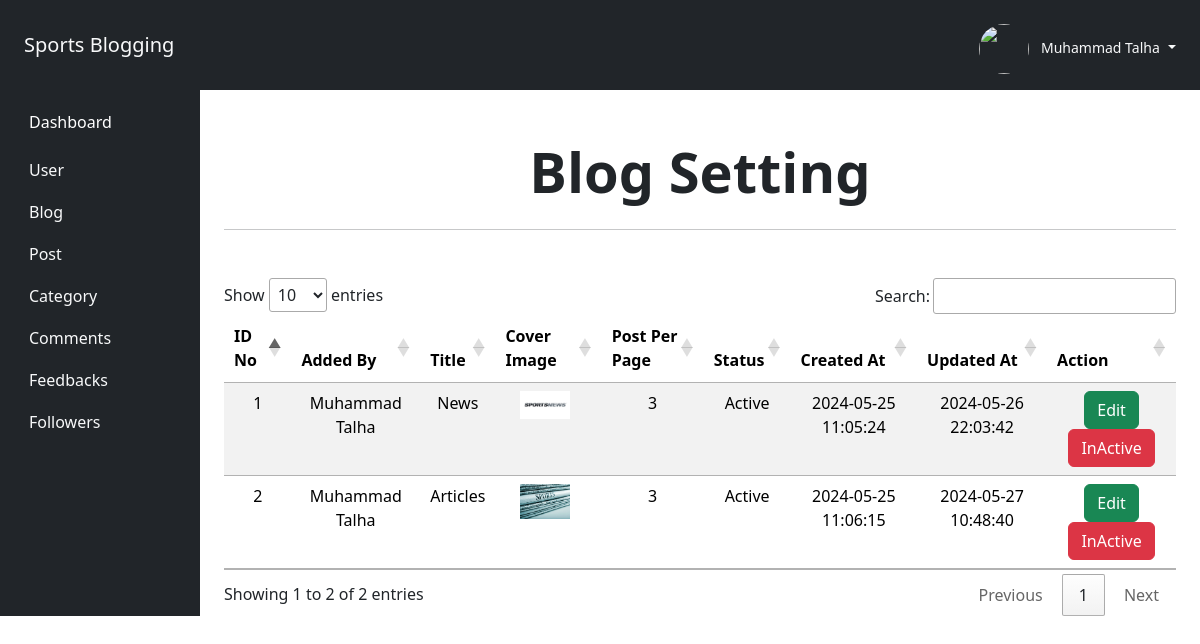
Page /Admin/blog_setting.php (signed in) on the committed database.
### tables this page shows
CREATE TABLE `blog` (
  `blog_id` int(11) NOT NULL AUTO_INCREMENT,
  `user_id` int(11) DEFAULT NULL,
  `blog_title` varchar(200) DEFAULT NULL,
  `post_per_page` int(11) DEFAULT NULL,
  `blog_background_image` text DEFAULT NULL,
  `blog_status` enum('Active','InActive') DEFAULT NULL,
  `created_at` timestamp NOT NULL DEFAULT current_timestamp(),
  `updated_at` timestamp NULL DEFAULT NULL,
  PRIMARY KEY (`blog_id`),
  KEY `user_id` (`user_id`),
  CONSTRAINT `blog_ibfk_1` FOREIGN KEY (`user_id`) REFERENCES `user` (`user_id`) ON DELETE CASCADE ON UPDATE CASCADE
);

### Admin/blog_setting.php (the view, shortened to what this page needs)
<?php
    require("admin_header.php");
    $user_id = $_SESSION['user']['user_id'];
    $query = "SELECT blog.user_id AS User_ID,
                      blog.blog_id AS ID_No,
                      CONCAT(user.first_name, ' ', user.last_name) AS Added_By,
                      blog.blog_title AS Title,
                      blog.blog_background_image AS Cover_Image,
                      blog.post_per_page AS Post_Per_Page,
                      blog.blog_status AS Status,
                      blog.created_at AS Created_At,
                      blog.updated_at AS Updated_At
               FROM blog
               INNER JOIN user
               ON blog.user_id = user.user_id WHERE blog.user_id = '$user_id' ORDER BY blog.blog_id DESC";
    $result = mysqli_query($connection, $query);
?>
    <div class="container-fluid">
        <div class="row">
                <?php
                    require("admin_right_sidebar.php");
                ?>
            <div class="col-10">
                <div class="mt-5">
                    <div class="mt-5 container text-center">
                      <div class="row align-items-stretch">
                        <div class="col-md-12">
                          <h1 class="text-dark display-4 fw-bold text-center mb-4">Blog Setting</h1>
                            <hr class="mb-5" />
                            <table id="blogs_setting" class="table table-striped" style="width:100%">
                                <thead align="center">
                                    <?php if(mysqli_num_rows($result) > 0 ){ ?>
                                    <tr>
                                        <th>ID No</th>
                                        <th>Added By</th>
                                        <th>Title</th>
                                        <th>Cover Image</th>
                                        <th>Post Per Page</th>
                                        <th>Status</th>
                                        <th>Created At</th>
                                        <th>Updated At</th>
                                        <th>Action</th>
                                    </tr>
                                </thead>
                                <tbody>
                                   <?php while($data = mysqli_fetch_assoc($result)){ ?>
                                    <tr>
                                        <td><?= $data['ID_No']?></td>
                                        <td><?= $data['Added_By']?></td>
                                        <td><?= $data['Title']?></td>
                                        <td><img src="<?= $data['Cover_Image']; ?>" class="img-fluid square me-2" width="50"></td>
                                        <td><?= $data['Post_Per_Page']?></td>
                                        <td><?= $data['Status']?></td>
                                        <td><?= $data['Created_At']?></td>
                                        <td><?= $data['Updated_At']?></td>
                                        <td><a class="btn btn-success btn-gradient"href="add_blog.php?action=edit&blog_id=<?=$data["ID_No"]?>">Edit</a>
                                            <?php if ($data['Status'] == 'Active') { ?>
                                                <a class="btn btn-danger btn-gradient" href="blog_setting.php?action=inactive&id=<?=$data['ID_No']?>">InActive</a>
                                            <?php } else { ?>
                                                <a class="btn btn-success btn-gradient" href='blog_setting.php?action=active&id=<?=$data['ID_No']?>'>Active</a>
                                            <?php } ?></td>
                                    </tr>
                                    <?php }?>
                                </tbody>
                                <?php } ?>
                            </table>
                        <link rel="stylesheet" type="text/css" href="https://cdn.datatables.net/1.11.5/css/jquery.dataTables.min.css">
                          </div>
                        </div>
                        </div>
                      </div>
            </div>
        </div>
    </div>

### rows in the picture
blog: blog_id "2", Added_By "Muhammad Talha", blog_title "Articles", blog_background_image (picture), post_per_page "3", blog_status "Active", created_at "2024-05-25 11:06:15", updated_at "2024-05-27 10:48:40"
blog: blog_id "1", Added_By "Muhammad Talha", blog_title "News", blog_background_image (picture), post_per_page "3", blog_status "Active", created_at "2024-05-25 11:05:24", updated_at "2024-05-26 22:03:42"

### other values in the picture
$user_name "Muhammad Talha"
